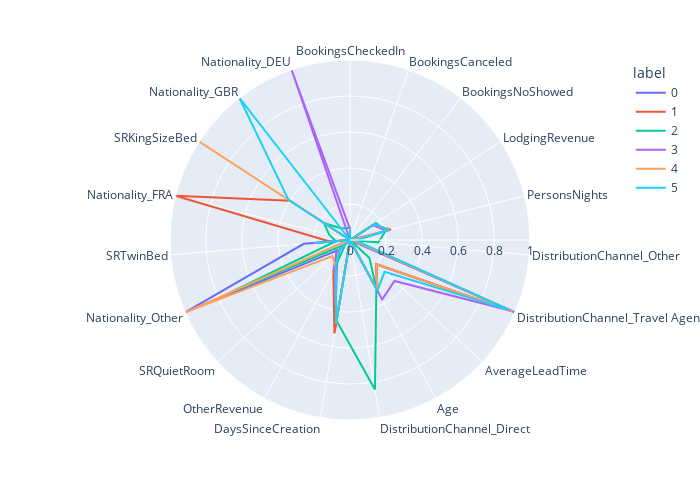

The notebook cell this image was saved under:
### Markdown cell above
<a class="anchor" id="5.3.3">

## 5.3.3 Using Polar Line Plot
    
</a>

### Code cell
# Adapted from: https://towardsdatascience.com/clustering-with-more-than-two-features-try-this-to-explain-your-findings-b053007d680a
clusters = df_visualization[top_features].copy()
clusters['label']= df_visualization['ClusterNumber']
polar=clusters.groupby("label").mean().reset_index()
polar=pd.melt(polar,id_vars=["label"])
fig4 = px.line_polar(polar, r="value", theta="variable", color="label", line_close=True,height=500,width=700)
fig4.show()

### Figure 1 — Plotly figure (JSON) as saved in the notebook; plotly's stock layout.template omitted (floating-point values rounded to 4 significant figures)
{"data": [{"hovertemplate": "label=0<br>value=%{r}<br>variable=%{theta}<extra></extra>", "legendgroup": "0", "line": {"color": "#636efa", "dash": "solid"}, "marker": {"symbol": "circle"}, "mode": "lines", "name": "0", "r": [0.062, 0.0001345, 0.0001009, 0.1545, 0.2068, 0, 1, 0.201, 0.3208, 0, 0.4995, 0.1524, 0.07675, 1, 0.2577, 0, 0, 0, 0, 0.062], "showlegend": true, "subplot": "polar", "theta": ["BookingsCheckedIn", "BookingsCanceled", "BookingsNoShowed", "LodgingRevenue", "PersonsNights", "DistributionChannel_Other", "DistributionChannel_Travel Agent/Operator", "AverageLeadTime", "Age", "DistributionChannel_Direct", "DaysSinceCreation", "OtherRevenue", "SRQuietRoom", "Nationality_Other", "SRTwinBed", "Nationality_FRA", "SRKingSizeBed", "Nationality_GBR", "Nationality_DEU", "BookingsCheckedIn"], "type": "scatterpolar"}, {"hovertemplate": "label=1<br>value=%{r}<br>variable=%{theta}<extra></extra>", "legendgroup": "1", "line": {"color": "#EF553B", "dash": "solid"}, "marker": {"symbol": "circle"}, "mode": "lines", "name": "1", "r": [0.06039, 0.0001752, 0, 0.1543, 0.2341, 0.01367, 0.9863, 0.1968, 0.3128, 0, 0.5258, 0.1946, 0.09904, 0, 0.1092, 1, 0.3985, 0, 0, 0.06039], "showlegend": true, "subplot": "polar", "theta": ["BookingsCheckedIn", "BookingsCanceled", "BookingsNoShowed", "LodgingRevenue", "PersonsNights", "DistributionChannel_Other", "DistributionChannel_Travel Agent/Operator", "AverageLeadTime", "Age", "DistributionChannel_Direct", "DaysSinceCreation", "OtherRevenue", "SRQuietRoom", "Nationality_Other", "SRTwinBed", "Nationality_FRA", "SRKingSizeBed", "Nationality_GBR", "Nationality_DEU", "BookingsCheckedIn"], "type": "scatterpolar"}, {"hovertemplate": "label=2<br>value=%{r}<br>variable=%{theta}<extra></extra>", "legendgroup": "2", "line": {"color": "#00cc96", "dash": "solid"}, "marker": {"symbol": "circle"}, "mode": "lines", "name": "2", "r": [0.06922, 0.001709, 0.0006745, 0.1718, 0.2042, 0.1576, 0, 0.1472, 0.3072, 0.8424, 0.4543, 0.171, 0.03463, 0.7286, 0.07869, 0.1193, 0.1733, 0.08319, 0.06889, 0.06922], "showlegend": true, "subplot": "polar", "theta": ["BookingsCheckedIn", "BookingsCanceled", "BookingsNoShowed", "LodgingRevenue", "PersonsNights", "DistributionChannel_Other", "DistributionChannel_Travel Agent/Operator", "AverageLeadTime", "Age", "DistributionChannel_Direct", "DaysSinceCreation", "OtherRevenue", "SRQuietRoom", "Nationality_Other", "SRTwinBed", "Nationality_FRA", "SRKingSizeBed", "Nationality_GBR", "Nationality_DEU", "BookingsCheckedIn"], "type": "scatterpolar"}, {"hovertemplate": "label=3<br>value=%{r}<br>variable=%{theta}<extra></extra>", "legendgroup": "3", "line": {"color": "#ab63fa", "dash": "solid"}, "marker": {"symbol": "circle"}, "mode": "lines", "name": "3", "r": [0.06046, 0, 5.622e-05, 0.1498, 0.2194, 0.01844, 0.9816, 0.3359, 0.3758, 0, 0.458, 0.1804, 0.1042, 0, 0.2143, 0, 0.2797, 0, 1, 0.06046], "showlegend": true, "subplot": "polar", "theta": ["BookingsCheckedIn", "BookingsCanceled", "BookingsNoShowed", "LodgingRevenue", "PersonsNights", "DistributionChannel_Other", "DistributionChannel_Travel Agent/Operator", "AverageLeadTime", "Age", "DistributionChannel_Direct", "DaysSinceCreation", "OtherRevenue", "SRQuietRoom", "Nationality_Other", "SRTwinBed", "Nationality_FRA", "SRKingSizeBed", "Nationality_GBR", "Nationality_DEU", "BookingsCheckedIn"], "type": "scatterpolar"}, {"hovertemplate": "label=4<br>value=%{r}<br>variable=%{theta}<extra></extra>", "legendgroup": "4", "line": {"color": "#FFA15A", "dash": "solid"}, "marker": {"symbol": "circle"}, "mode": "lines", "name": "4", "r": [0.0621, 0.0003372, 0.0001445, 0.1627, 0.2246, 0.01337, 0.9866, 0.1985, 0.3201, 0, 0.4726, 0.1664, 0.1326, 1, 0.006864, 0, 1, 0, 0, 0.0621], "showlegend": true, "subplot": "polar", "theta": ["BookingsCheckedIn", "BookingsCanceled", "BookingsNoShowed", "LodgingRevenue", "PersonsNights", "DistributionChannel_Other", "DistributionChannel_Travel Agent/Operator", "AverageLeadTime", "Age", "DistributionChannel_Direct", "DaysSinceCreation", "OtherRevenue", "SRQuietRoom", "Nationality_Other", "SRTwinBed", "Nationality_FRA", "SRKingSizeBed", "Nationality_GBR", "Nationality_DEU", "BookingsCheckedIn"], "type": "scatterpolar"}, {"hovertemplate": "label=5<br>value=%{r}<br>variable=%{theta}<extra></extra>", "legendgroup": "5", "line": {"color": "#19d3f3", "dash": "solid"}, "marker": {"symbol": "circle"}, "mode": "lines", "name": "5", "r": [0.0612, 5.122e-05, 0, 0.1637, 0.2203, 0.02981, 0.97, 0.2609, 0.3198, 0.0001537, 0.4666, 0.166, 0.07929, 0, 0.1938, 0, 0.408, 1, 0, 0.0612], "showlegend": true, "subplot": "polar", "theta": ["BookingsCheckedIn", "BookingsCanceled", "BookingsNoShowed", "LodgingRevenue", "PersonsNights", "DistributionChannel_Other", "DistributionChannel_Travel Agent/Operator", "AverageLeadTime", "Age", "DistributionChannel_Direct", "DaysSinceCreation", "OtherRevenue", "SRQuietRoom", "Nationality_Other", "SRTwinBed", "Nationality_FRA", "SRKingSizeBed", "Nationality_GBR", "Nationality_DEU", "BookingsCheckedIn"], "type": "scatterpolar"}], "layout": {"height": 500, "legend": {"title": {"text": "label"}, "tracegroupgap": 0}, "margin": {"t": 60}, "polar": {"angularaxis": {"direction": "clockwise", "rotation": 90}, "domain": {"x": [0, 1], "y": [0, 1]}}, "width": 700}}
